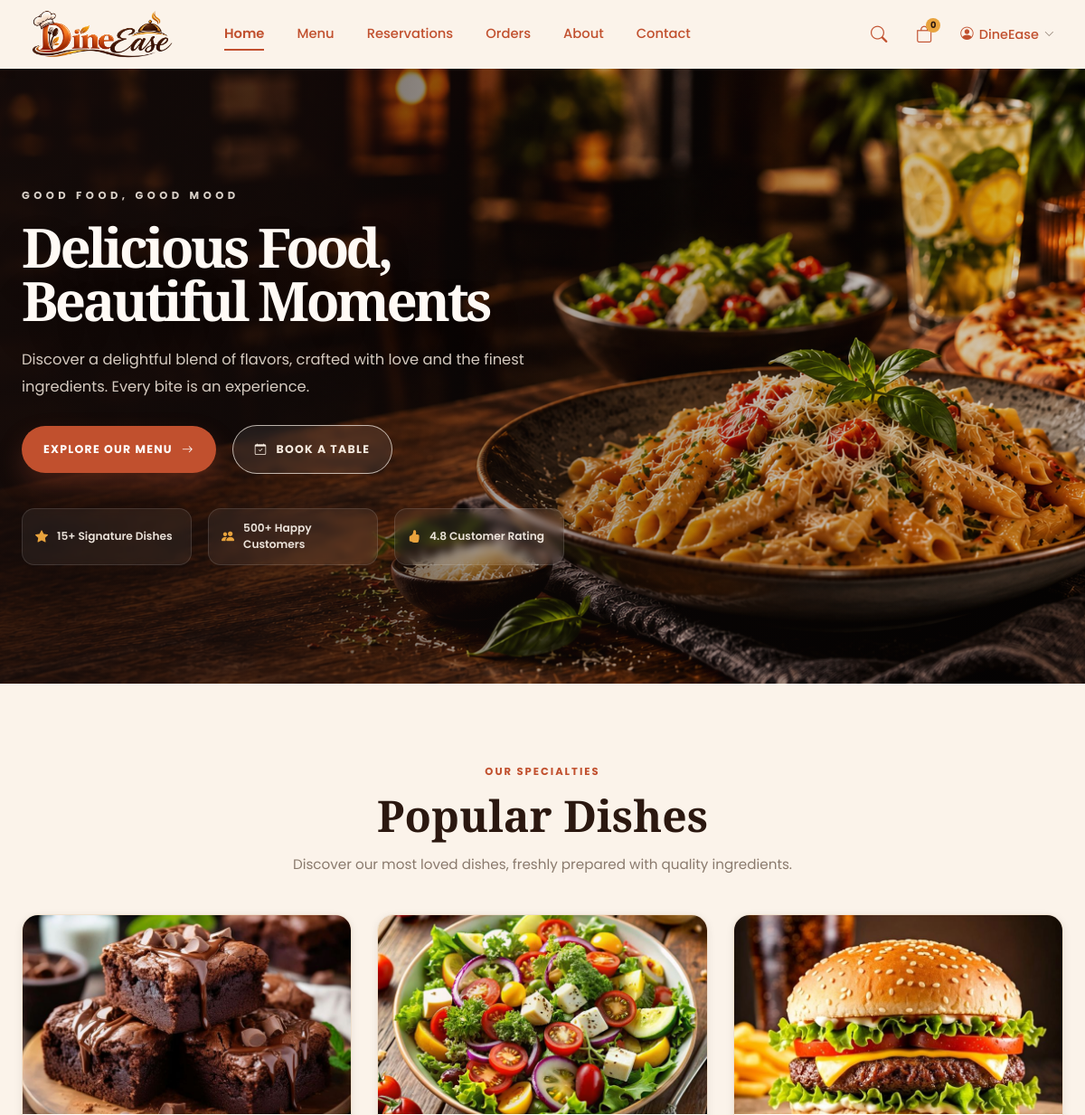
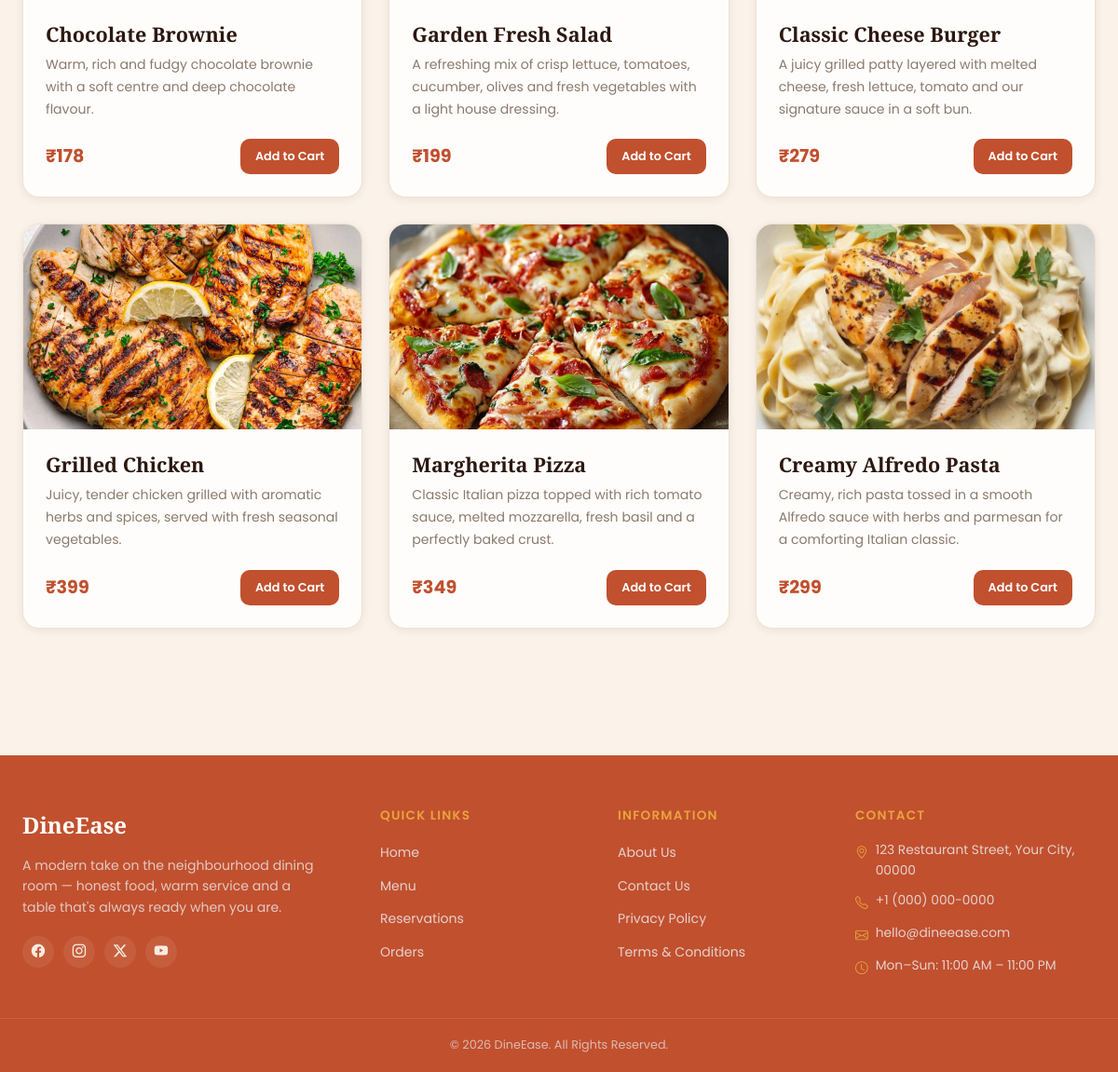
The app's page / (signed in) with its own data (2 pictures, top to bottom).
### menu/models.py (models this page shows, shortened)
class Menu(models.Model):
	name = models.CharField(max_length=120)
	description = models.TextField()
	price = models.DecimalField(max_digits=8, decimal_places=2)
	image = models.ImageField(upload_to='menu/', blank=True)
	category = models.CharField(max_length=80, blank=True)
	is_available = models.BooleanField(default=True)
	created_at = models.DateTimeField(auto_now_add=True)
	class Meta:
		ordering = ('-created_at',)

### menu/views.py (the view)
# urls.py: 2. Add a URL to urlpatterns:  path('', views.home, name='home')
def home(request):
    popular_dishes = Menu.objects.filter(is_available=True)[:6]
    return render(request, 'home.html', {'popular_dishes': popular_dishes})

### templates/home.html (shortened to what this page needs)
{% extends 'base.html' %}
{% load static %}
{% block content %}
<section class="home-hero" aria-label="DineEase restaurant promotion">
    <div class="home-hero-inner container">
        <div class="home-hero-content">
            <p class="home-hero-kicker">GOOD FOOD, GOOD MOOD</p>
            <h1 class="home-hero-title">
                Delicious Food,<br>
                Beautiful Moments
            </h1>
            <p class="home-hero-description">
                Discover a delightful blend of flavors, crafted with love and the finest ingredients. Every bite is an experience.
            </p>
            <div class="home-hero-actions">
                <a href="{% url 'menu' %}" class="home-hero-btn home-hero-btn-primary" aria-label="Explore our menu">
                    <span>EXPLORE OUR MENU</span>
                    <i class="bi bi-arrow-right"></i>
                </a>
                <a href="{% url 'reservations' %}" class="home-hero-btn home-hero-btn-secondary" aria-label="Book a table">
                    <i class="bi bi-calendar-check"></i>
                    <span>BOOK A TABLE</span>
                </a>
            </div>
            <div class="home-hero-features" aria-label="Key restaurant highlights">
                <div class="home-hero-feature">
                    <i class="bi bi-star-fill"></i>
                    <span>15+ Signature Dishes</span>
                </div>
                <div class="home-hero-feature">
                    <i class="bi bi-people-fill"></i>
                    <span>500+ Happy Customers</span>
                </div>
                <div class="home-hero-feature">
                    <i class="bi bi-hand-thumbs-up-fill"></i>
                    <span>4.8 Customer Rating</span>
                </div>
            </div>
        </div>
    </div>
</section>
{% endblock %}

### templates/base.html (shortened to what this page needs)
{% load static %}
<!DOCTYPE html>
<html lang="en">
<head>
    <link rel="stylesheet" href="https://cdn.jsdelivr.net/npm/bootstrap-icons@1.11.3/font/bootstrap-icons.min.css">
    <link rel="stylesheet" href="{% static 'css/style.css' %}">
</head>
<body>
    <header class="site-header">
        <nav class="navbar" id="navbar">
            <div class="navbar-inner">
                {% load static %}
                <a href="/" class="navbar-brand">
                    <img src="{% static 'images/Loogoo.png' %}" alt="DineEase Logo" class="navbar-logo">
                </a>
                <ul class="nav-links" id="navLinks">
                    <li><a href="{% url 'home' %}"
                            class="nav-link {% if request.resolver_match.url_name == 'home' %}active{% endif %}">Home</a>
                    </li>
                    <li><a href="{% url 'menu' %}"
                            class="nav-link {% if request.resolver_match.url_name == 'menu' %}active{% endif %}">Menu</a>
                    </li>
                    <li><a href="{% url 'reservations' %}"
                            class="nav-link {% if request.resolver_match.url_name == 'reservations' %}active{% endif %}">Reservations</a>
                    </li>
                    <li><a href="#"
                            class="nav-link {% if request.resolver_match.url_name == 'orders' %}active{% endif %}">Orders</a>
                    </li>
                    <li><a href="#"
                            class="nav-link {% if request.resolver_match.url_name == 'about' %}active{% endif %}">About</a>
                    </li>
                    <li><a href="#"
                            class="nav-link {% if request.resolver_match.url_name == 'contact' %}active{% endif %}">Contact</a>
                    </li>
                </ul>
                <div class="nav-actions">
                    <button type="button" class="icon-btn" id="searchToggle" aria-label="Search">
                        <i class="bi bi-search"></i>
                    </button>
                    <a href="{% url 'cart' %}" class="icon-btn cart-btn" aria-label="Cart">
                        <i class="bi bi-bag"></i>
                        <span class="cart-count">{{ request.session.cart|length|default:0 }}</span>
                    </a>
                    {% if user.is_authenticated %}
                    <div class="user-dropdown">
                        <button type="button" class="user-dropdown-toggle" id="userDropdownToggle">
                            <i class="bi bi-person-circle"></i>
                            <span class="user-name">{{ user.first_name|default:user.username }}</span>
                            <i class="bi bi-chevron-down dropdown-caret"></i>
                        </button>
                    </div>
                    {% else %}
                    <a href="#" class="btn btn-text">Login</a>
                    <a href="#" class="btn btn-gold">Register</a>
                    {% endif %}
                </div>
            </div>
        </nav>
    </header>
    <main class="site-main">
        {% block content %}
        {% endblock %}
    </main>
     <section class="popular-dishes">
    <div class="container">
        <div class="section-heading">
            <span>OUR SPECIALTIES</span>
            <h2>Popular Dishes</h2>
            <p>
                Discover our most loved dishes, freshly prepared with quality ingredients.
            </p>
        </div>
        <div class="dishes-grid">
            {% for dish in popular_dishes %}
            <div class="dish-card">
                {% if dish.image %}
                <img src="{{ dish.image.url }}" alt="{{ dish.name }}" class="dish-image">
                {% else %}
                <div class="dish-image dish-image-fallback" role="img" aria-label="{{ dish.name }}"></div>
                {% endif %}
                <div class="dish-content">
                    <h3>{{ dish.name }}</h3>
                    <p>{{ dish.description }}</p>
                    <div class="dish-bottom">
                        <strong>₹{{ dish.price|floatformat:0 }}</strong>
                        <form action="{% url 'add_to_cart' %}" method="post" class="dish-cart-form">
                            <button type="submit">Add to Cart</button>
                        </form>
                    </div>
                </div>
            </div>
            {% empty %}
            <p class="dish-empty">No popular dishes are available yet.</p>
            {% endfor %}
        </div>
    </div>
</section>
    <footer class="site-footer">
        <div class="footer-inner">
            <div class="footer-col footer-brand">
                <span class="footer-logo">Dine<span class="brand-accent">Ease</span></span>
                <p>A modern take on the neighbourhood dining room — honest food, warm service and a table that's always
                    ready when you are.</p>
                <div class="social-icons">
                    <a href="#" aria-label="Facebook"><i class="bi bi-facebook"></i></a>
                    <a href="#" aria-label="Instagram"><i class="bi bi-instagram"></i></a>
                    <a href="#" aria-label="Twitter / X"><i class="bi bi-twitter-x"></i></a>
                    <a href="#" aria-label="YouTube"><i class="bi bi-youtube"></i></a>
                </div>
            </div>
            <div class="footer-col">
                <h4>Quick Links</h4>
                <ul>
                    <li><a href="#">Home</a></li>
                    <li><a href="#">Menu</a></li>
                    <li><a href="#">Reservations</a></li>
                    <li><a href="#">Orders</a></li>
                </ul>
            </div>
            <div class="footer-col">
                <h4>Information</h4>
                <ul>
                    <li><a href="#">About Us</a></li>
                    <li><a href="#">Contact Us</a></li>
                    <li><a href="#">Privacy Policy</a></li>
                    <li><a href="#">Terms &amp; Conditions</a></li>
                </ul>
            </div>
            <div class="footer-col">
                <h4>Contact</h4>
                <ul class="footer-contact">
                    <li><i class="bi bi-geo-alt"></i> 123 Restaurant Street, Your City, 00000</li>
                    <li><i class="bi bi-telephone"></i> +1 (000) 000-0000</li>
                    <li><i class="bi bi-envelope"></i> hello@dineease.com</li>
                    <li><i class="bi bi-clock"></i> Mon&ndash;Sun: 11:00 AM &ndash; 11:00 PM</li>
                </ul>
            </div>
        </div>
        <div class="footer-bottom">
            <p>&copy; 2026 DineEase. All Rights Reserved.</p>
        </div>
    </footer>
</body>
</html>

### records on screen
Menu: image (picture), name "Chocolate Brownie", description "Warm, rich and fudgy chocolate brownie with a soft centre and deep chocolate flavour.", price "178"
Menu: image (picture), name "Garden Fresh Salad", description "A refreshing mix of crisp lettuce, tomatoes, cucumber, olives and fresh vegetables with a light house dressing.", price "199"
Menu: image (picture), name "Classic Cheese Burger", description "A juicy grilled patty layered with melted cheese, fresh lettuce, tomato and our signature sauce in a soft bun.", price "279"
Menu: image (picture), name "Grilled Chicken", description "Juicy, tender chicken grilled with aromatic herbs and spices, served with fresh seasonal vegetables.", price "399"
Menu: image (picture), name "Margherita Pizza", description "Classic Italian pizza topped with rich tomato sauce, melted mozzarella, fresh basil and a perfectly baked crust.", price "349"
Menu: image (picture), name "Creamy Alfredo Pasta", description "Creamy, rich pasta tossed in a smooth Alfredo sauce with herbs and parmesan for a comforting Italian classic.", price "299"

### other values on screen
{{ request.session.cart|length|default:0 }} "0"
{{ user.first_name|default:user.username }} "DineEase"
